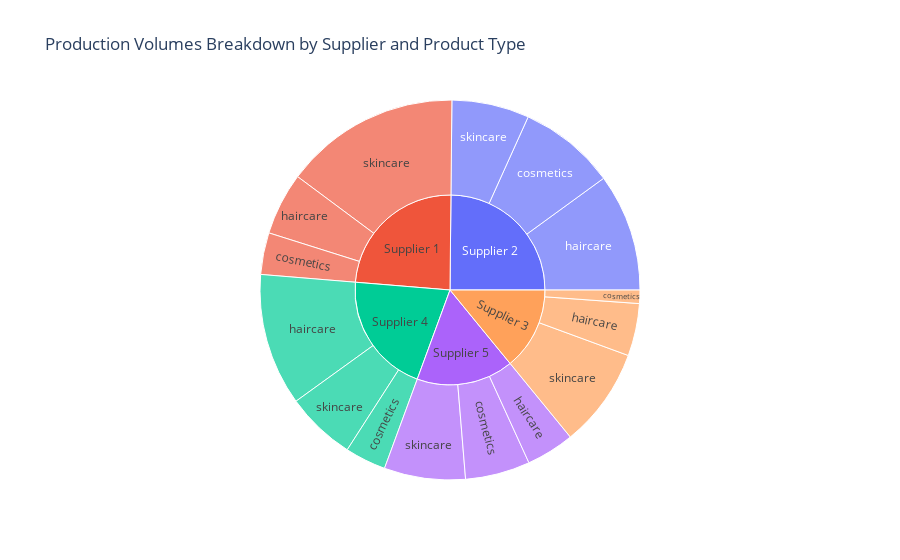

Write notebook code for a chart like this one.
### Code cell
fig8 = px.sunburst(data, path=['Supplier name', 'Product type'], values='Production volumes', 
                  title='Production Volumes Breakdown by Supplier and Product Type')
fig8.show()

### Figure 1 — Plotly figure (JSON) as saved in the notebook; plotly's stock layout.template omitted (floating-point values rounded to 4 significant figures)
{"data": [{"branchvalues": "total", "domain": {"x": [0, 1], "y": [0, 1]}, "hovertemplate": "labels=%{label}<br>Production volumes=%{value}<br>parent=%{parent}<br>id=%{id}<extra></extra>", "ids": ["Supplier 1/cosmetics", "Supplier 2/cosmetics", "Supplier 3/cosmetics", "Supplier 4/cosmetics", "Supplier 5/cosmetics", "Supplier 1/haircare", "Supplier 2/haircare", "Supplier 3/haircare", "Supplier 4/haircare", "Supplier 5/haircare", "Supplier 1/skincare", "Supplier 2/skincare", "Supplier 3/skincare", "Supplier 4/skincare", "Supplier 5/skincare", "Supplier 1", "Supplier 2", "Supplier 3", "Supplier 4", "Supplier 5"], "labels": ["cosmetics", "cosmetics", "cosmetics", "cosmetics", "cosmetics", "haircare", "haircare", "haircare", "haircare", "haircare", "skincare", "skincare", "skincare", "skincare", "skincare", "Supplier 1", "Supplier 2", "Supplier 3", "Supplier 4", "Supplier 5"], "name": "", "parents": ["Supplier 1", "Supplier 2", "Supplier 3", "Supplier 4", "Supplier 5", "Supplier 1", "Supplier 2", "Supplier 3", "Supplier 4", "Supplier 5", "Supplier 1", "Supplier 2", "Supplier 3", "Supplier 4", "Supplier 5", "", "", "", "", ""], "type": "sunburst", "values": [2018, 4681, 648, 1984, 3130, 3020, 5682, 2534, 6395, 2326, 8507, 3742, 4815, 3377, 3925, 13545, 14105, 7997, 11756, 9381]}], "layout": {"legend": {"tracegroupgap": 0}, "title": {"text": "Production Volumes Breakdown by Supplier and Product Type"}}}
